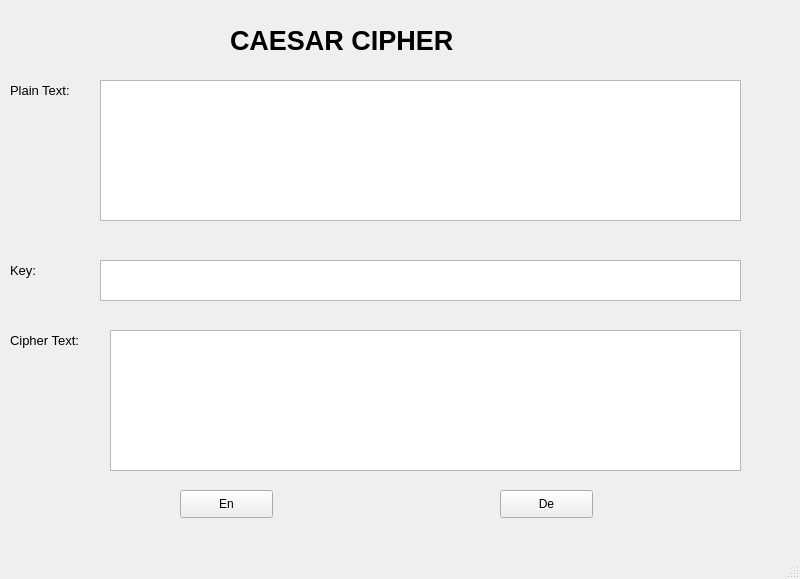
<?xml version="1.0" encoding="UTF-8"?>
<ui version="4.0">
 <class>MainWindow</class>
 <widget class="QMainWindow" name="MainWindow">
  <property name="geometry">
   <rect>
    <x>0</x>
    <y>0</y>
    <width>800</width>
    <height>579</height>
   </rect>
  </property>
  <property name="windowTitle">
   <string>MainWindow</string>
  </property>
  <widget class="QWidget" name="centralwidget">
   <widget class="QPlainTextEdit" name="txtPlainText">
    <property name="geometry">
     <rect>
      <x>100</x>
      <y>80</y>
      <width>641</width>
      <height>141</height>
     </rect>
    </property>
   </widget>
   <widget class="QLabel" name="label">
    <property name="geometry">
     <rect>
      <x>230</x>
      <y>10</y>
      <width>291</width>
      <height>61</height>
     </rect>
    </property>
    <property name="font">
     <font>
      <pointsize>20</pointsize>
      <weight>75</weight>
      <bold>true</bold>
     </font>
    </property>
    <property name="text">
     <string>CAESAR CIPHER</string>
    </property>
   </widget>
   <widget class="QLabel" name="label_2">
    <property name="geometry">
     <rect>
      <x>10</x>
      <y>80</y>
      <width>81</width>
      <height>21</height>
     </rect>
    </property>
    <property name="font">
     <font>
      <pointsize>10</pointsize>
     </font>
    </property>
    <property name="text">
     <string>Plain Text:</string>
    </property>
   </widget>
   <widget class="QLabel" name="label_3">
    <property name="geometry">
     <rect>
      <x>10</x>
      <y>260</y>
      <width>81</width>
      <height>21</height>
     </rect>
    </property>
    <property name="font">
     <font>
      <pointsize>10</pointsize>
     </font>
    </property>
    <property name="text">
     <string>Key:</string>
    </property>
   </widget>
   <widget class="QPlainTextEdit" name="txtKey">
    <property name="geometry">
     <rect>
      <x>100</x>
      <y>260</y>
      <width>641</width>
      <height>41</height>
     </rect>
    </property>
   </widget>
   <widget class="QPlainTextEdit" name="txtCPText">
    <property name="geometry">
     <rect>
      <x>110</x>
      <y>330</y>
      <width>631</width>
      <height>141</height>
     </rect>
    </property>
   </widget>
   <widget class="QLabel" name="label_4">
    <property name="geometry">
     <rect>
      <x>10</x>
      <y>330</y>
      <width>91</width>
      <height>21</height>
     </rect>
    </property>
    <property name="font">
     <font>
      <pointsize>10</pointsize>
     </font>
    </property>
    <property name="text">
     <string>Cipher Text:</string>
    </property>
   </widget>
   <widget class="QPushButton" name="btnEn">
    <property name="geometry">
     <rect>
      <x>180</x>
      <y>490</y>
      <width>93</width>
      <height>28</height>
     </rect>
    </property>
    <property name="text">
     <string>En</string>
    </property>
   </widget>
   <widget class="QPushButton" name="btnDe">
    <property name="geometry">
     <rect>
      <x>500</x>
      <y>490</y>
      <width>93</width>
      <height>28</height>
     </rect>
    </property>
    <property name="text">
     <string>De</string>
    </property>
   </widget>
  </widget>
  <widget class="QMenuBar" name="menubar">
   <property name="geometry">
    <rect>
     <x>0</x>
     <y>0</y>
     <width>800</width>
     <height>26</height>
    </rect>
   </property>
  </widget>
  <widget class="QStatusBar" name="statusbar"/>
 </widget>
 <resources/>
 <connections/>
</ui>
